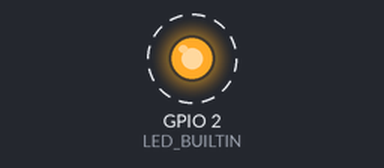
This sketch was run on a simulated ESP32. On the bench: output pins drawn as LEDs (lit = HIGH). Dashed ring = blinking. What the sketch prints to the serial monitor is not drawn.

Above: at 0.2 s.
Timing chart, 0 to 3.0 s (numbered marks = the images above):
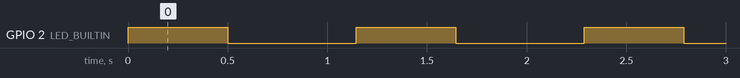

Measured:
- by itself, GPIO 2 (LED_BUILTIN): alternates HIGH for 0.50 s and LOW for 0.64 s

The sketch:

BuiltInLED_Serial.ino
```cpp
/*
  ESP 32 Blink
  Turns on an LED on for a half second, then off for a half second, repeatedly.
  The ESP32 has an internal blue LED at D2 (GPIO 02)
*/

int LED_BUILTIN = 2;

void setup() {
	pinMode(LED_BUILTIN, OUTPUT);
	Serial.begin(115200);
	while (!Serial);
	Serial.println(F("Test Serial"));
}

void test_serial() {
	static int i = 0;

	Serial.println();
	Serial.print(F("115200, i = "));
	Serial.println(i++);

	unsigned long start_usec, cur_usec;
	// unsigned long usec1, usec2, usec3, usec4, usec5, usec6, usec7, usec8, usec9;

	start_usec = micros();
	Serial.print(F("1"));
	cur_usec = micros();
	Serial.println();
	Serial.print(F("\tSerial.print(1 character): "));
	Serial.print(cur_usec - start_usec);
	Serial.println(" usec");

	start_usec = micros();
	Serial.print(F("1234567890"));
	cur_usec = micros();
	Serial.println();
	Serial.print(F("\tSerial.print(10 characters): "));
	Serial.print(cur_usec - start_usec);
	Serial.println(" usec");

	start_usec = micros();
	Serial.print(F("123456789012"));
	cur_usec = micros();
	Serial.println();
	Serial.print(F("\tSerial.print(12 characters): "));
	Serial.print(cur_usec - start_usec);
	Serial.println(" usec");

	start_usec = micros();
	Serial.println(F("1234567890"));
	cur_usec = micros();
	Serial.print(F("\tSerial.println(10 characters): "));
	Serial.print(cur_usec - start_usec);
	Serial.println(" usec");

	start_usec = micros();
	Serial.print(F("1234567890123456789012345678901234567890"));
	cur_usec = micros();
	Serial.println();
	Serial.print(F("\tSerial.print(40 characters): "));
	Serial.print(cur_usec - start_usec);
	Serial.println(" usec");

	start_usec = micros();
	Serial.println(F("1234567890123456789012345678901234567890"));
	cur_usec = micros();
	Serial.print(F("\tSerial.println(40 characters): "));
	Serial.print(cur_usec - start_usec);
	Serial.println(" usec");

	start_usec = micros();
	Serial.println(F("1234567890123456789012345678901234567890"));
	Serial.println(F("1234567890123456789012345678901234567890"));
	cur_usec = micros();
	Serial.print(F("\tSerial.println(40 characters) x 2: "));
	Serial.print(cur_usec - start_usec);
	Serial.println(" usec");

	start_usec = micros();
	Serial.print(F("12345678901234567890123456789012345678901234567890123456789012345678901234567890"));
	cur_usec = micros();
	Serial.println();
	Serial.print(F("\tSerial.print(80 characters): "));
	Serial.print(cur_usec - start_usec);
	Serial.println(" usec");

	start_usec = micros();
	Serial.println(F("12345678901234567890123456789012345678901234567890123456789012345678901234567890"));
	cur_usec = micros();
	Serial.print(F("\tSerial.println(80 characters): "));
	Serial.print(cur_usec - start_usec);
	Serial.println(" usec");

	start_usec = micros();
	Serial.println(F("12345678901234567890123456789012345678901234567890123456789012345678901234567890"));
	Serial.println(F("12345678901234567890123456789012345678901234567890123456789012345678901234567890"));
	cur_usec = micros();
	Serial.print(F("\tSerial.println(80 characters) x 2: "));
	Serial.print(cur_usec - start_usec);
	Serial.println(" usec");

	start_usec = micros();
	Serial.print(F("123456789012345678901234567890123456789012345678901234567890123456789012345678901234567890"));
	cur_usec = micros();
	Serial.println();
	Serial.print(F("\tSerial.print(90 characters): "));
	Serial.print(cur_usec - start_usec);
	Serial.println(" usec");

	start_usec = micros();
	Serial.print(F("1234567890123456789012345678901234567890123456789012345678901234567890123456789012345678901234567890"));
	cur_usec = micros();
	Serial.println();
	Serial.print(F("\tSerial.print(100 characters): "));
	Serial.print(cur_usec - start_usec);
	Serial.println(" usec");

	start_usec = micros();
	Serial.print(F("12345678901234567890123456789012345678901234567890123456789012345678901234567890123456789012345678901234567890"));
	cur_usec = micros();
	Serial.println();
	Serial.print(F("\tSerial.print(110 characters): "));
	Serial.print(cur_usec - start_usec);
	Serial.println(" usec");

	start_usec = micros();
	Serial.print(F("123456789012345678901234567890123456789012345678901234567890123456789012345678901234567890123456789012345678901234567890"));
	cur_usec = micros();
	Serial.println();
	Serial.print(F("\tSerial.print(120 characters): "));
	Serial.print(cur_usec - start_usec);
	Serial.println(" usec");

	start_usec = micros();
	Serial.println(F("123456789012345678901234567890123456789012345678901234567890123456789012345678901234567890123456789012345678901234567890"));
	cur_usec = micros();
	Serial.print(F("\tSerial.println(120 characters): "));
	Serial.print(cur_usec - start_usec);
	Serial.println(" usec");
}

void loop() {
	digitalWrite(LED_BUILTIN, HIGH);   // turn the LED on (HIGH is the voltage level)
	delay(500);                        // wait for a half second
	digitalWrite(LED_BUILTIN, LOW);    // turn the LED off by making the voltage LOW
	delay(500);                        // wait for a half second
	test_serial();
}
```
